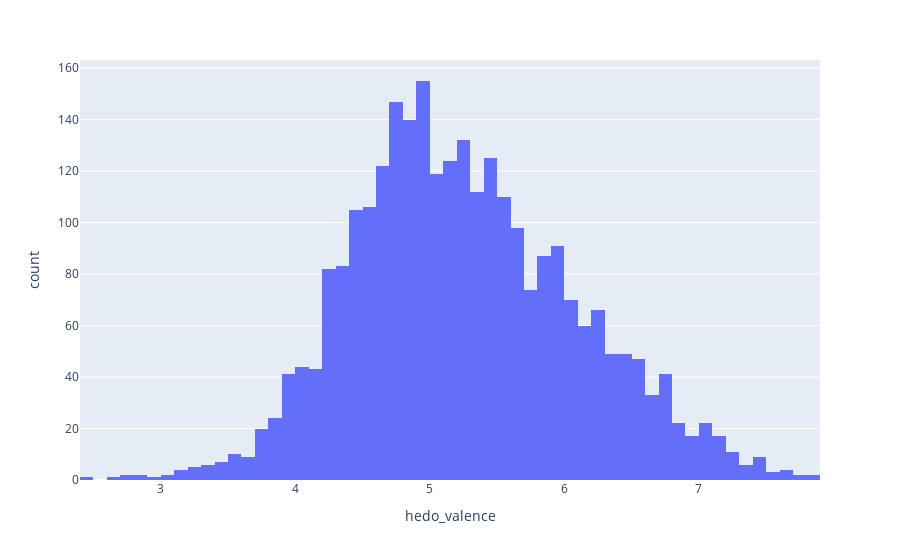

The cell this chart's notebook holds for it:
### Code cell
fig = px.histogram(song_df, x='hedo_valence')
fig.show()

### Figure 1 — Plotly figure (JSON) as saved in the notebook; plotly's stock layout.template omitted (floating-point values rounded to 4 significant figures; data arrays with more than 128 entries replaced by an {"elided": "..."} marker saying what was removed)
{"data": [{"alignmentgroup": "True", "bingroup": "x", "hovertemplate": "hedo_valence=%{x}<br>count=%{y}<extra></extra>", "legendgroup": "", "marker": {"color": "#636efa"}, "name": "", "offsetgroup": "", "orientation": "v", "showlegend": false, "type": "histogram", "x": {"elided": "2764 float values"}, "xaxis": "x", "yaxis": "y"}], "layout": {"barmode": "relative", "legend": {"tracegroupgap": 0}, "margin": {"t": 60}, "xaxis": {"anchor": "y", "domain": [0, 1], "title": {"text": "hedo_valence"}}, "yaxis": {"anchor": "x", "domain": [0, 1], "title": {"text": "count"}}}}
